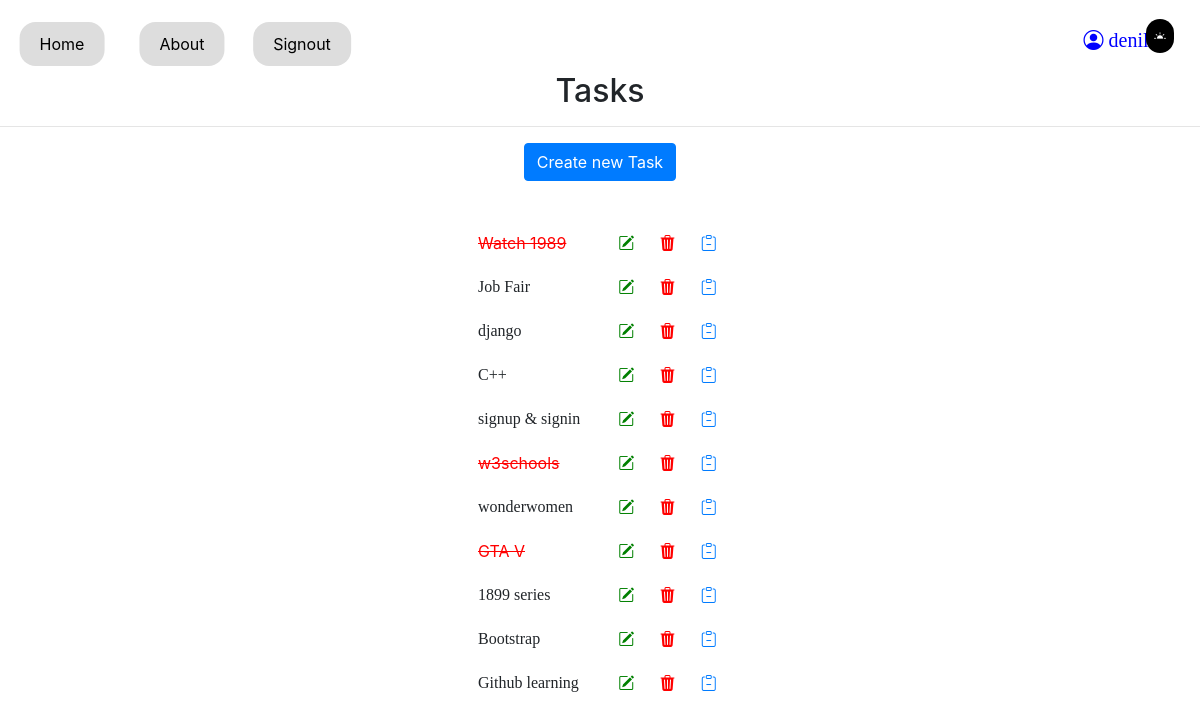
The page /task-list (signed in) on the database its author committed.
### tudo/models.py (models this page shows, shortened)
class Tasks(models.Model):
    user = models.ForeignKey(User, on_delete=models.CASCADE, blank=True, null=True)
    title=models.CharField(max_length=200)
    description=models.TextField()
    complete=models.BooleanField(default=False)
    created=models.DateTimeField(auto_now_add=True)
    class Meta:
        ordering = ["-created"]

### tudo/views.py (the view)
# urls.py: path('task-list',TaskList.as_view(),name='task'),
class TaskList(LoginRequiredMixin,ListView):
    model= Tasks
    context_object_name='task'
    template_name='TaskList.html'
    def get_context_data(self, **kwargs):
        context = super().get_context_data(**kwargs)
        context['task'] = context['task'].filter(user=self.request.user)
        return context

### Templates/TaskList.html (shortened to what this page needs)
{% load static %}
<!DOCTYPE html>
<html lang="en">
<head>
    <link rel="stylesheet" type="text/css" href="{% static 'css/style.css' %}"/>
        <link rel="stylesheet" href="https://cdn.jsdelivr.net/npm/bootstrap@4.0.0/dist/css/bootstrap.min.css">
<link rel="stylesheet" href="https://cdn.jsdelivr.net/npm/bootstrap-icons@1.10.3/font/bootstrap-icons.css">
<link rel="stylesheet" href="https://cdnjs.cloudflare.com/ajax/libs/font-awesome/4.7.0/css/font-awesome.min.css">
</head>
<body>
{% if user.is_authenticated %}
<div>
    <a href="details/"><button title="About" class="home">About</button></a>
     <a href="{% url 'signout' %}"><button title="Signout" class="about">Signout</button></a>
     <button title="Homepage" class="signout">Home</button></div>
    <tr>
        <br>
        <br>
        <br>
<center>
    <h3 class="user"> <i title="Account" style="color:blue" class="bi bi-person-circle"></i> {{ request.user }} </h3>
     {% include 'login-messege.html' %}
      <h2>Tasks</h2><hr>
 <a href="{% url 'task-create' %}"><p title="Add a new task" class="btn btn-primary">Create new Task</p></a></center>
        <br>
        <div>
<center><table style="width:22%" class="box">
    </tr>
 {% for tasks in task %}
    <tr>
        {% if tasks.complete == True %}
    <td style="color:red"><strike>{{tasks.title}}</strike></td>
        {% else %}
        <td style="font-family:Leelawadee UI">{{tasks.title}}</td>
        {% endif %}
         <td><a title="Edit"  href="{% url 'task-update' tasks.id %}"><i class="bi bi-pencil-square" style="color:green"></i></a></td>
         <td> <a title="Delete" href="{% url 'task-delete' tasks.id %}"><i class="bi bi-trash3-fill" style="color:red"></i></a></td>
        <td> <a title="View" href="{% url 'task-detail' tasks.id %}"><i class="bi bi-clipboard-minus"></i></a></td>
    </tr>
    {% empty %}
    <h1 class="user-head"> Hii {{user}}, Add Your first task here....</h1>
    {% endfor %}
 <button title="Dark Mode"  class="dark-mode-btn" onclick="myFunction()"><i class="bi bi-brightness-alt-high-fill"></i></button>
{% endif %}
</body>
</html>

### Templates/login-messege.html (shortened to what this page needs)
<!DOCTYPE html>
<html lang="en">
<head>
</head>
<body>
</body>
</html>

### static/css/style.css (style rules this page uses)
.signout { background-color: #4CAF50; border: none; color: white; padding: 15px 32px; text-align: center; text-decoration: none; display: inline-block; font-size: 16px; margin: 4px 2px; cursor: pointer; }
.home { background-color: #ddd; border: none; color: black; padding: 10px 20px; display: inline-block; margin: 4px 2px; cursor: pointer; border-radius: 16px; position: absolute; top: 5%; left: 15%; transform: translate(-50%, -50%); }
.about { background-color: #ddd; border: none; color: black; padding: 10px 20px; display: inline-block; margin: 4px 2px; cursor: pointer; border-radius: 16px; position: absolute; top: 5%; left: 25%; transform: translate(-50%, -50%); }
.signout { background-color: #ddd; border: none; color: black; padding: 10px 20px; display: inline-block; margin: 4px 2px; cursor: pointer; border-radius: 16px; position: absolute; top: 5%; left: 5%; transform: translate(-50%, -50%); }
.user { font-size:20px; color:blue; font-family:Gabriola; position: absolute; top: 5%; left: 93%; transform: translate(-50%, -50%); }
.dark-mode-btn { color:white; background-color:black; font-size: 12px; position: absolute; top: 4.5%; right: 1%; transform: translate(-50%, -50%); padding: 8px 8px; border: none; cursor: pointer; border-radius: 50px; }
.th,td { padding: 10px; }

### rows shown on the page
Tasks: title "Watch 1989"
Tasks: title "Job Fair"
Tasks: title "django"
Tasks: title "C++"
Tasks: title "signup & signin"
Tasks: title "w3schools"
Tasks: title "wonderwomen"
Tasks: title "GTA V"
Tasks: title "1899 series"
Tasks: title "Bootstrap"
Tasks: title "Github learning"

### other values the page prints
{{ request.user }} "denil"
